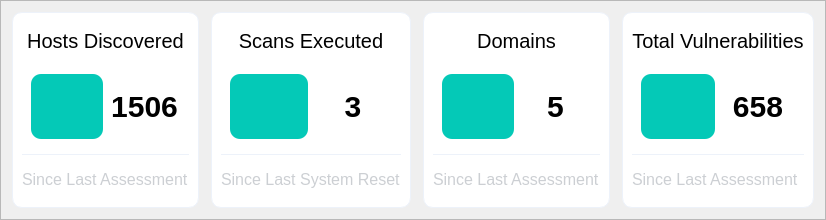
               <widget class="QFrame" name="frame_CentralTop">
                <property name="minimumSize">
                 <size>
                  <width>0</width>
                  <height>220</height>
                 </size>
                </property>
                <property name="maximumSize">
                 <size>
                  <width>16777215</width>
                  <height>220</height>
                 </size>
                </property>
                <property name="frameShape">
                 <enum>QFrame::StyledPanel</enum>
                </property>
                <property name="frameShadow">
                 <enum>QFrame::Raised</enum>
                </property>
                <layout class="QHBoxLayout" name="horizontalLayout_2">
                 <item>
                  <widget class="QFrame" name="frame_DashHostDiscovered">
                   <property name="layoutDirection">
                    <enum>Qt::LeftToRight</enum>
                   </property>
                   <property name="styleSheet">
                    <string notr="true">QFrame{
border:1px solid #edf2fa;
background-color:#fff;
border-radius:10px;
text-align:center;
}</string>
                   </property>
                   <property name="frameShape">
                    <enum>QFrame::StyledPanel</enum>
                   </property>
                   <property name="frameShadow">
                    <enum>QFrame::Raised</enum>
                   </property>
                   <layout class="QVBoxLayout" name="verticalLayout_19">
                    <item>
                     <widget class="QLabel" name="label_DashHostDiscovered">
                      <property name="styleSheet">
                       <string notr="true">QLabel{

	font-size:20px;
	border:0px;

}</string>
                      </property>
                      <property name="text">
                       <string>Hosts Discovered</string>
                      </property>
                      <property name="alignment">
                       <set>Qt::AlignCenter</set>
                      </property>
                     </widget>
                    </item>
                    <item>
                     <widget class="QFrame" name="frame_8">
                      <property name="styleSheet">
                       <string notr="true">QFrame{border:0px;}</string>
                      </property>
                      <property name="frameShape">
                       <enum>QFrame::StyledPanel</enum>
                      </property>
                      <property name="frameShadow">
                       <enum>QFrame::Raised</enum>
                      </property>
                      <layout class="QHBoxLayout" name="horizontalLayout_16">
                       <item>
                        <widget class="QPushButton" name="pushButton_DashHostDiscovered">
                         <property name="minimumSize">
                          <size>
                           <width>0</width>
                           <height>65</height>
                          </size>
                         </property>
                         <property name="layoutDirection">
                          <enum>Qt::LeftToRight</enum>
                         </property>
                         <property name="styleSheet">
                          <string notr="true">QPushButton{
background-color:#04c9b7;
border:0px;
border-radius:10px;
}</string>
                         </property>
                         <property name="text">
                          <string/>
                         </property>
                         <property name="icon">
                          <iconset resource="assets/files.qrc">
                           <normaloff>:/icons/star-1.png</normaloff>:/icons/star-1.png</iconset>
                         </property>
                         <property name="iconSize">
                          <size>
                           <width>55</width>
                           <height>55</height>
                          </size>
                         </property>
                        </widget>
                       </item>
                       <item>
                        <widget class="QLabel" name="label_CountDashHostDiscovered">
                         <property name="styleSheet">
                          <string notr="true">QLabel{

	font-size:30px;
	border:0px;
	font-weight: bold;

}</string>
                         </property>
                         <property name="text">
                          <string>1506</string>
                         </property>
                         <property name="alignment">
                          <set>Qt::AlignCenter</set>
                         </property>
                        </widget>
                       </item>
                      </layout>
                     </widget>
                    </item>
                    <item>
                     <widget class="QFrame" name="frame_Line">
                      <property name="maximumSize">
                       <size>
                        <width>16777215</width>
                        <height>1</height>
                       </size>
                      </property>
                      <property name="styleSheet">
                       <string notr="true">QFrame{
border:0px;
background-color:#edf2fa;
border-radius:0px;
}</string>
                      </property>
                      <property name="frameShape">
                       <enum>QFrame::StyledPanel</enum>
                      </property>
                      <property name="frameShadow">
                       <enum>QFrame::Raised</enum>
                      </property>
                     </widget>
                    </item>
                    <item>
                     <widget class="QLabel" name="label_DescDashHostDiscovered">
                      <property name="styleSheet">
                       <string notr="true">QLabel{

	font-size:16px;
	border:0px;
color:rgb(204, 207, 211);

}</string>
                      </property>
                      <property name="text">
                       <string>Since Last Assessment</string>
                      </property>
                     </widget>
                    </item>
                   </layout>
                  </widget>
                 </item>
                 <item>
                  <widget class="QFrame" name="frame_CentralSpace1">
                   <property name="maximumSize">
                    <size>
                     <width>10</width>
                     <height>16777215</height>
                    </size>
                   </property>
                   <property name="frameShape">
                    <enum>QFrame::StyledPanel</enum>
                   </property>
                   <property name="frameShadow">
                    <enum>QFrame::Raised</enum>
                   </property>
                  </widget>
                 </item>
                 <item>
                  <widget class="QFrame" name="frame_DashScanExecuted">
                   <property name="styleSheet">
                    <string notr="true">QFrame{
border:1px solid #edf2fa;
background-color:#fff;
border-radius:10px;
}</string>
                   </property>
                   <property name="frameShape">
                    <enum>QFrame::StyledPanel</enum>
                   </property>
                   <property name="frameShadow">
                    <enum>QFrame::Raised</enum>
                   </property>
                   <layout class="QVBoxLayout" name="verticalLayout_20">
                    <item>
                     <widget class="QLabel" name="label_DashScanExecuted">
                      <property name="styleSheet">
                       <string notr="true">QLabel{

	font-size:20px;
	border:0px;

}</string>
                      </property>
                      <property name="text">
                       <string>Scans Executed</string>
                      </property>
                      <property name="alignment">
                       <set>Qt::AlignCenter</set>
                      </property>
                     </widget>
                    </item>
                    <item>
                     <widget class="QFrame" name="frame_9">
                      <property name="styleSheet">
                       <string notr="true">QFrame{border:0px;}</string>
                      </property>
                      <property name="frameShape">
                       <enum>QFrame::StyledPanel</enum>
                      </property>
                      <property name="frameShadow">
                       <enum>QFrame::Raised</enum>
                      </property>
                      <layout class="QHBoxLayout" name="horizontalLayout_17">
                       <item>
                        <widget class="QPushButton" name="pushButton_DashScanExecuted">
                         <property name="minimumSize">
                          <size>
                           <width>0</width>
                           <height>65</height>
                          </size>
                         </property>
                         <property name="styleSheet">
                          <string notr="true">QPushButton{
background-color:#04c9b7;
border:0px;
border-radius:10px;
}</string>
                         </property>
                         <property name="text">
                          <string/>
                         </property>
                         <property name="icon">
                          <iconset resource="assets/files.qrc">
                           <normaloff>:/icons/search-1.png</normaloff>:/icons/search-1.png</iconset>
                         </property>
                         <property name="iconSize">
                          <size>
                           <width>55</width>
                           <height>55</height>
                          </size>
                         </property>
                        </widget>
                       </item>
                       <item>
                        <widget class="QLabel" name="label_CountDashScanExecuted">
                         <property name="styleSheet">
                          <string notr="true">QLabel{

	font-size:30px;
	border:0px;
	font-weight: bold;

}</string>
                         </property>
                         <property name="text">
                          <string>3</string>
                         </property>
                         <property name="alignment">
                          <set>Qt::AlignCenter</set>
                         </property>
                        </widget>
                       </item>
                      </layout>
                     </widget>
                    </item>
                    <item>
                     <widget class="QFrame" name="frame_Line_3">
                      <property name="maximumSize">
                       <size>
                        <width>16777215</width>
                        <height>1</height>
                       </size>
                      </property>
                      <property name="styleSheet">
                       <string notr="true">QFrame{
border:0px;
background-color:#edf2fa;
border-radius:0px;
}</string>
                      </property>
                      <property name="frameShape">
                       <enum>QFrame::StyledPanel</enum>
                      </property>
                      <property name="frameShadow">
                       <enum>QFrame::Raised</enum>
                      </property>
                     </widget>
                    </item>
                    <item>
                     <widget class="QLabel" name="label_DescDashScanExecuted">
                      <property name="styleSheet">
                       <string notr="true">QLabel{

	font-size:16px;
	border:0px;
color:rgb(204, 207, 211);

}</string>
                      </property>
                      <property name="text">
                       <string>Since Last System Reset</string>
                      </property>
                     </widget>
                    </item>
                   </layout>
                  </widget>
                 </item>
                 <item>
                  <widget class="QFrame" name="frame_CentralSpace2">
                   <property name="maximumSize">
                    <size>
                     <width>10</width>
                     <height>16777215</height>
                    </size>
                   </property>
                   <property name="frameShape">
                    <enum>QFrame::StyledPanel</enum>
                   </property>
                   <property name="frameShadow">
                    <enum>QFrame::Raised</enum>
                   </property>
                  </widget>
                 </item>
                 <item>
                  <widget class="QFrame" name="frame_DashDomains">
                   <property name="styleSheet">
                    <string notr="true">QFrame{
border:1px solid #edf2fa;
background-color:#fff;
border-radius:10px;
}</string>
                   </property>
                   <property name="frameShape">
                    <enum>QFrame::StyledPanel</enum>
                   </property>
                   <property name="frameShadow">
                    <enum>QFrame::Raised</enum>
                   </property>
                   <layout class="QVBoxLayout" name="verticalLayout_21">
                    <item>
                     <widget class="QLabel" name="label_DashDomains">
                      <property name="styleSheet">
                       <string notr="true">QLabel{

	font-size:20px;
	border:0px;

}</string>
                      </property>
                      <property name="text">
                       <string>Domains</string>
                      </property>
                      <property name="alignment">
                       <set>Qt::AlignCenter</set>
                      </property>
                     </widget>
                    </item>
                    <item>
                     <widget class="QFrame" name="frame_10">
                      <property name="styleSheet">
                       <string notr="true">QFrame{border:0px;}</string>
                      </property>
                      <property name="frameShape">
                       <enum>QFrame::StyledPanel</enum>
                      </property>
                      <property name="frameShadow">
                       <enum>QFrame::Raised</enum>
                      </property>
                      <layout class="QHBoxLayout" name="horizontalLayout_18">
                       <item>
                        <widget class="QPushButton" name="pushButton_DashDomains">
                         <property name="minimumSize">
                          <size>
                           <width>0</width>
                           <height>65</height>
                          </size>
                         </property>
                         <property name="styleSheet">
                          <string notr="true">QPushButton{
background-color:#04c9b7;
border:0px;
border-radius:10px;
}</string>
                         </property>
                         <property name="text">
                          <string/>
                         </property>
                         <property name="icon">
                          <iconset resource="assets/files.qrc">
                           <normaloff>:/icons/cloud-computing-4.png</normaloff>:/icons/cloud-computing-4.png</iconset>
                         </property>
                         <property name="iconSize">
                          <size>
                           <width>55</width>
                           <height>55</height>
                          </size>
                         </property>
                        </widget>
                       </item>
                       <item>
                        <widget class="QLabel" name="label_CountDashDomains">
                         <property name="styleSheet">
                          <string notr="true">QLabel{

	font-size:30px;
	border:0px;
	font-weight: bold;

}</string>
                         </property>
                         <property name="text">
                          <string>5</string>
                         </property>
                         <property name="alignment">
                          <set>Qt::AlignCenter</set>
                         </property>
                        </widget>
                       </item>
                      </layout>
                     </widget>
                    </item>
                    <item>
                     <widget class="QFrame" name="frame_Line_6">
                      <property name="maximumSize">
                       <size>
                        <width>16777215</width>
                        <height>1</height>
                       </size>
                      </property>
                      <property name="styleSheet">
                       <string notr="true">QFrame{
border:0px;
background-color:#edf2fa;
border-radius:0px;
}</string>
                      </property>
                      <property name="frameShape">
                       <enum>QFrame::StyledPanel</enum>
                      </property>
                      <property name="frameShadow">
                       <enum>QFrame::Raised</enum>
                      </property>
                     </widget>
                    </item>
                    <item>
                     <widget class="QLabel" name="label_DescDashDomains">
                      <property name="styleSheet">
                       <string notr="true">QLabel{

	font-size:16px;
	border:0px;
color:rgb(204, 207, 211);

}</string>
                      </property>
                      <property name="text">
                       <string>Since Last Assessment</string>
                      </property>
                     </widget>
                    </item>
                   </layout>
                  </widget>
                 </item>
                 <item>
                  <widget class="QFrame" name="frame_CentralSpace3">
                   <property name="maximumSize">
                    <size>
                     <width>10</width>
                     <height>16777215</height>
                    </size>
                   </property>
                   <property name="frameShape">
                    <enum>QFrame::StyledPanel</enum>
                   </property>
                   <property name="frameShadow">
                    <enum>QFrame::Raised</enum>
                   </property>
                  </widget>
                 </item>
                 <item>
                  <widget class="QFrame" name="frame_DashTotalVuln">
                   <property name="styleSheet">
                    <string notr="true">QFrame{
border:1px solid #edf2fa;
background-color:#fff;
border-radius:10px;
}</string>
                   </property>
                   <property name="frameShape">
                    <enum>QFrame::StyledPanel</enum>
                   </property>
                   <property name="frameShadow">
                    <enum>QFrame::Raised</enum>
                   </property>
                   <layout class="QVBoxLayout" name="verticalLayout_22">
                    <item>
                     <widget class="QLabel" name="label_DashHostDiscovered_8">
                      <property name="styleSheet">
                       <string notr="true">QLabel{

	font-size:20px;
	border:0px;

}</string>
                      </property>
                      <property name="text">
                       <string>Total Vulnerabilities</string>
                      </property>
                      <property name="alignment">
                       <set>Qt::AlignCenter</set>
                      </property>
                     </widget>
                    </item>
                    <item>
                     <widget class="QFrame" name="frame_11">
                      <property name="styleSheet">
                       <string notr="true">QFrame{border:0px;}</string>
                      </property>
                      <property name="frameShape">
                       <enum>QFrame::StyledPanel</enum>
                      </property>
                      <property name="frameShadow">
                       <enum>QFrame::Raised</enum>
                      </property>
                      <layout class="QHBoxLayout" name="horizontalLayout_19">
                       <item>
                        <widget class="QPushButton" name="pushButton_DashTotalVuln">
                         <property name="minimumSize">
                          <size>
                           <width>0</width>
                           <height>65</height>
                          </size>
                         </property>
                         <property name="styleSheet">
                          <string notr="true">QPushButton{
background-color:#04c9b7;
border:0px;
border-radius:10px;
}</string>
                         </property>
                         <property name="text">
                          <string/>
                         </property>
                         <property name="icon">
                          <iconset resource="assets/files.qrc">
                           <normaloff>:/icons/unlocked.png</normaloff>:/icons/unlocked.png</iconset>
                         </property>
                         <property name="iconSize">
                          <size>
                           <width>55</width>
                           <height>55</height>
                          </size>
                         </property>
                        </widget>
                       </item>
                       <item>
                        <widget class="QLabel" name="label_CountDashTotalVuln">
                         <property name="styleSheet">
                          <string notr="true">QLabel{

	font-size:30px;
	border:0px;
	font-weight: bold;

}</string>
                         </property>
                         <property name="text">
                          <string>658</string>
                         </property>
                         <property name="alignment">
                          <set>Qt::AlignCenter</set>
                         </property>
                        </widget>
                       </item>
                      </layout>
                     </widget>
                    </item>
                    <item>
                     <widget class="QFrame" name="frame_Line_7">
                      <property name="maximumSize">
                       <size>
                        <width>16777215</width>
                        <height>1</height>
                       </size>
                      </property>
                      <property name="styleSheet">
                       <string notr="true">QFrame{
border:0px;
background-color:#edf2fa;
border-radius:0px;
}</string>
                      </property>
                      <property name="frameShape">
                       <enum>QFrame::StyledPanel</enum>
                      </property>
                      <property name="frameShadow">
                       <enum>QFrame::Raised</enum>
                      </property>
                     </widget>
                    </item>
                    <item>
                     <widget class="QLabel" name="label_DescDashTotalVuln">
                      <property name="styleSheet">
                       <string notr="true">QLabel{

	font-size:16px;
	border:0px;
color:rgb(204, 207, 211);

}</string>
                      </property>
                      <property name="text">
                       <string>Since Last Assessment</string>
                      </property>
                     </widget>
                    </item>
                   </layout>
                  </widget>
                 </item>
                </layout>
               </widget>
